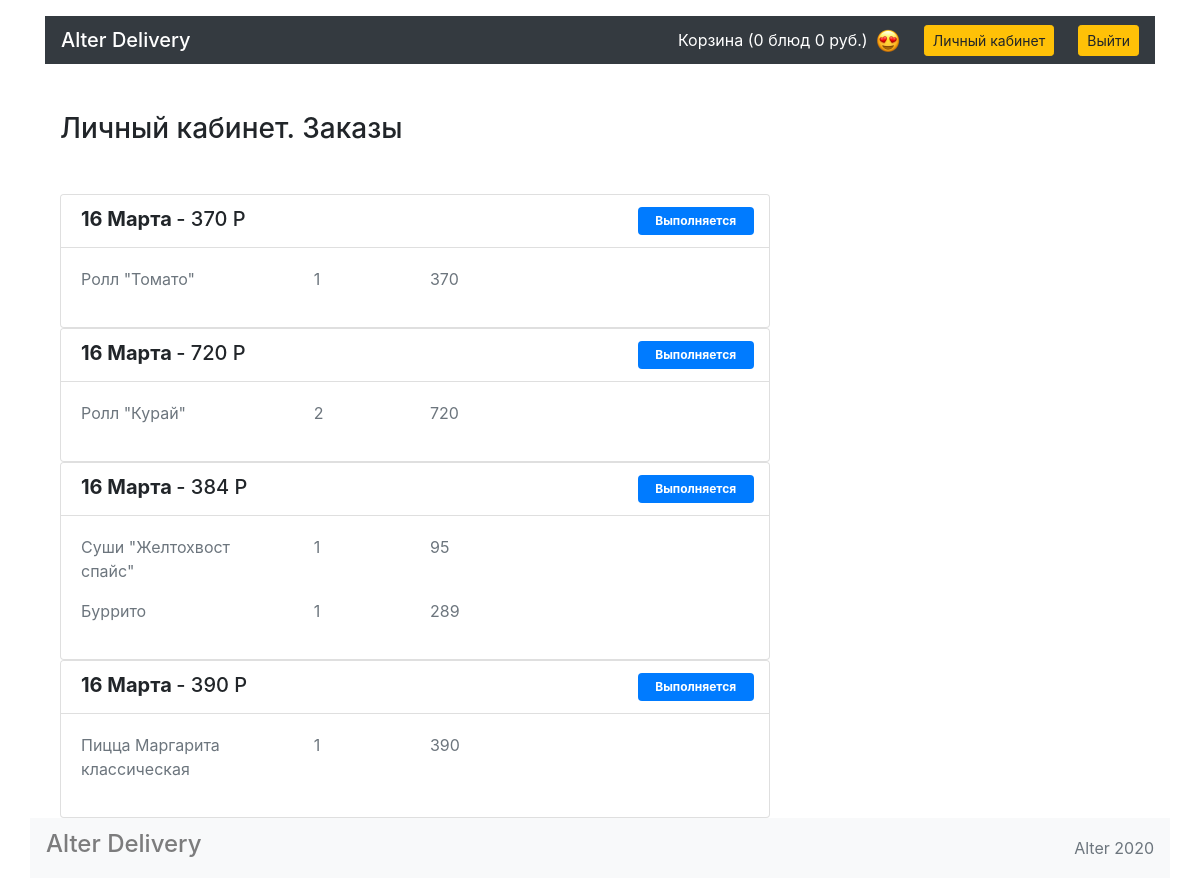
/account (signed in), run on the app's committed database.
### models.py (models this page shows)
class Order(db.Model):
    __tablename__ = "orders"
    id = Column(Integer, primary_key=True)
    date = Column(Date, default=_get_date)
    summa = Column(Integer, nullable=False)
    status = Column(String, nullable=False)
    phone = Column(String, nullable=False)
    address = Column(String, nullable=False)
    name = Column(String, nullable=False)
    user_id = Column(Integer, ForeignKey("users.id"))
    user = relationship("User", back_populates="orders")
    dishes = Column(String, nullable=False)

class Dish(db.Model):
    __tablename__ = "dishes"
    id = Column(Integer, primary_key=True)
    title = Column(String, nullable=False)
    price = Column(Integer, nullable=False)
    description = Column(String, nullable=False)
    picture = Column(String, nullable=False)
    category_id = Column(Integer, ForeignKey("category.id"))
    category = relationship("Category", back_populates="dishes")

### views.py (the view)
@app.route('/account', methods=["POST", "GET"])
def account():
    orders = db.session.query(User).get(session["user"]).orders
    dishs_lists = []
    for i, order in enumerate(orders):
        dish_list = Counter(order.dishes.split(", "))
        dish_list = [(db.session.query(Dish).get(int(x)), y) for x, y in dish_list.most_common()]
        dishs_lists.append(dish_list)
    month_dict = {1: "Января",
                  2: "Февраля",
                  3: "Марта",
                  4: "Апреля",
                  5: "Мая",
                  6: "Июня",
                  7: "Июля",
                  8: "Августа",
                  9: "Сентября",
                  10: "Октября",
                  11: "Ноября",
                  12: "Декабря"}
    return render_template("account.html", summa=session.get("summa", 0),
                           dishes_num=len(session.get("cart", [])), auth=session.get("is_auth"),
                           dishes_word=get_dish_num_name(len(session.get("cart", []))),
                           orders=orders, dishs_lists=dishs_lists, enumerate=enumerate, month_dict=month_dict)

### views.py (called while the page is built)
def get_dish_num_name(dishes_num: int) -> str:
    dishes_num = str(dishes_num)[::-1]
    if len(dishes_num) > 1 and (dishes_num[0:2] in ("11", "21", "31", "41", "51")):
        return "блюд"
    elif dishes_num[0] == "1":
        return "блюдо"
    elif dishes_num[0] == "2" or dishes_num[0] == "2" or dishes_num[0] == "3" or dishes_num[0] == "4":
        return "блюда"
    else:
       return "блюд"

### templates/account.html
{% extends 'base.html' %}
{% block container %}
<body>
  <main class="container">
    <section class="row">
      <div class="col-12 col-lg-8">
        <h1 class="h3 my-5">Личный кабинет. Заказы</h1>
        {% if not orders %}
        <h1 class="h3 my-5">У Вас пока нет заказов</h1>
        {% else %}
        {% for i, order in enumerate(orders) %}
        <div class="card">
          <ul class="list-group list-group-flush">
            <li class="list-group-item">
              <div class="row">
                <div class="col-7 col-lg-9">
                  <span class="h5 font-weight-bold">{{ order.date.day }} {{ month_dict[order.date.month] }}</span>
                  <span class="h5">- {{ order.summa }} P</span>
                </div>
                {% if order.status == "Выполняется"%}
                <div class="col-3 col-lg-2 ml-5 py-2 badge badge-primary text-wrap">Выполняется</div>
                {% else %}
                <div class="col-3 col-lg-2 ml-5 py-2 badge badge-success text-wrap">Готово</div>
                {% endif %}
              </div>
            </li>
            <div class="card-body">
              <div class="row">
                {% for dish in dishs_lists[i] %}
                <p class="col-4 text-muted"> {{ dish[0].title }} </p>
                <p class="col-2 text-muted"> {{ dish[1] }} </p>
                <p class="col-6 text-muted"> {{ dish[0].price * dish[1] }} </p>
                {% endfor %}
              </div>
            </div>
          </ul>
        </div>
        {% endfor %}
        {% endif %}
      </div>
    </section>
  </main>
{% endblock %}

### templates/base.html (style rules this page uses)
html { position: relative; min-height: 100%; }
body { margin-bottom: 60px; }

### data on the page
Order: date.day "16", date "Марта", summa "370", status "Выполняется"
Dish: title "Ролл \"Томато\"", dish "1", dish[0].price*dish[1] "370"
Order: date.day "16", date "Марта", summa "720", status "Выполняется"
Dish: title "Ролл \"Курай\"", dish "2", dish[0].price*dish[1] "720"
Order: date.day "16", date "Марта", summa "384", status "Выполняется"
Dish: title "Суши \"Желтохвост спайс\"", category "1", dish[0].price*dish[1] "95"
Dish: title "Буррито", dish "1", dish[0].price*dish[1] "289"
Order: date.day "16", date "Марта", summa "390", status "Выполняется"
Dish: title "Пицца Маргарита классическая", dish "1", dish[0].price*dish[1] "390"

### other printed values
{{ dishes_num }} "0"
{{ dishes_word }} "блюд"
{{ summa }} "0"
